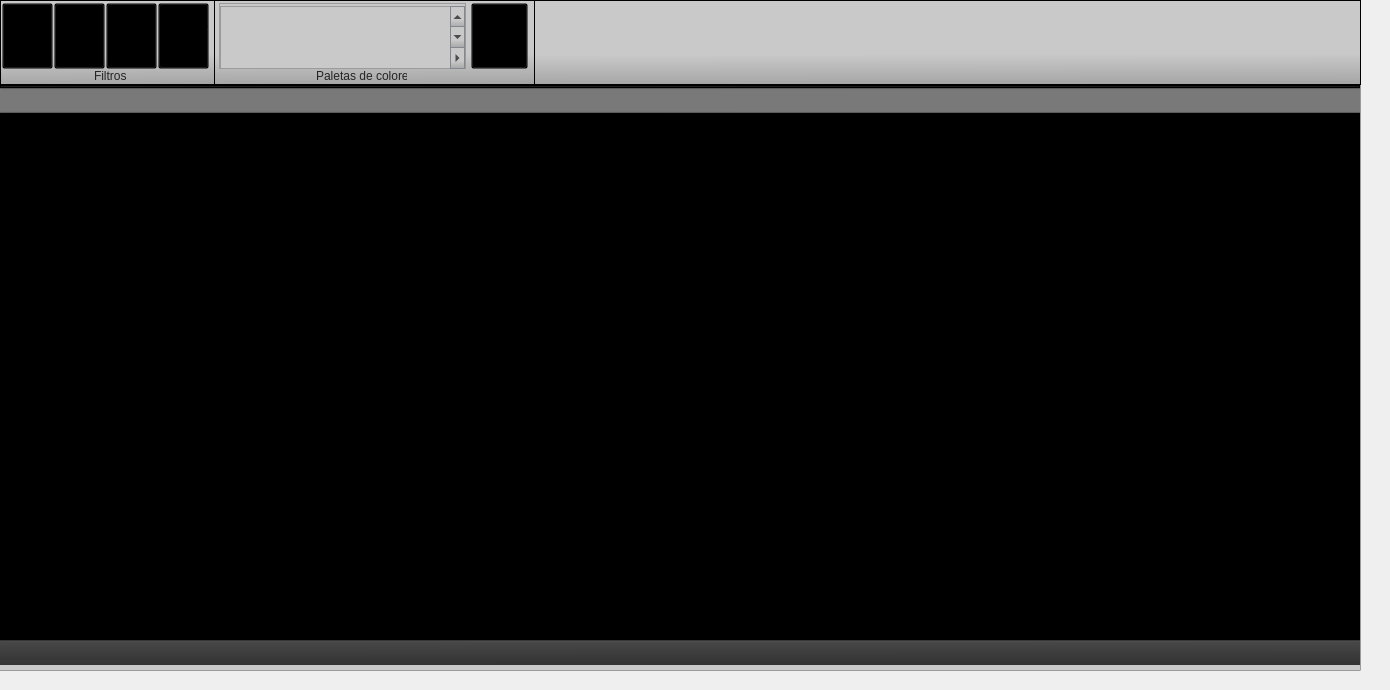
    <widget class="QWidget" name="tab_3">
     <attribute name="title">
      <string>    Filtros    </string>
     </attribute>
     <widget class="QFrame" name="frame_5">
      <property name="geometry">
       <rect>
        <x>-20</x>
        <y>-10</y>
        <width>1381</width>
        <height>681</height>
       </rect>
      </property>
      <property name="styleSheet">
       <string notr="true">background-color: rgb(201, 201, 201);</string>
      </property>
      <property name="frameShape">
       <enum>QFrame::StyledPanel</enum>
      </property>
      <property name="frameShadow">
       <enum>QFrame::Raised</enum>
      </property>
      <widget class="QFrame" name="frame_57">
       <property name="geometry">
        <rect>
         <x>20</x>
         <y>10</y>
         <width>1361</width>
         <height>85</height>
        </rect>
       </property>
       <property name="styleSheet">
        <string notr="true">QFrame#frame_9{
	background-color: rgb(255, 0, 255);
}</string>
       </property>
       <property name="frameShape">
        <enum>QFrame::StyledPanel</enum>
       </property>
       <property name="frameShadow">
        <enum>QFrame::Raised</enum>
       </property>
       <widget class="QFrame" name="frame_58">
        <property name="geometry">
         <rect>
          <x>0</x>
          <y>0</y>
          <width>215</width>
          <height>85</height>
         </rect>
        </property>
        <property name="styleSheet">
         <string notr="true">QFrame#frame_58{
	background-color: qlineargradient(spread:pad, x1:0.506, y1:1, x2:0.499955, y2:0.636, stop:0 rgba(165, 165, 165, 255), stop:1 rgba(201, 201, 201, 255));
	border-bottom: 1px solid rgb(112, 112, 112);
	border-right: 1px solid qlineargradient(spread:pad, x1:0.494318, y1:1, x2:0.506, y2:0, stop:0 rgba(112, 112, 112, 255), stop:1 rgba(184, 184, 184, 255))
}</string>
        </property>
        <property name="frameShape">
         <enum>QFrame::StyledPanel</enum>
        </property>
        <property name="frameShadow">
         <enum>QFrame::Raised</enum>
        </property>
        <widget class="QLabel" name="label_24">
         <property name="geometry">
          <rect>
           <x>94</x>
           <y>68</y>
           <width>41</width>
           <height>16</height>
          </rect>
         </property>
         <property name="styleSheet">
          <string notr="true">QLabel{
	background-color: transparent;
	color: rgb(36, 36, 36)
}</string>
         </property>
         <property name="text">
          <string>Filtros</string>
         </property>
        </widget>
        <widget class="QFrame" name="frame_59">
         <property name="geometry">
          <rect>
           <x>2</x>
           <y>3</y>
           <width>51</width>
           <height>66</height>
          </rect>
         </property>
         <property name="styleSheet">
          <string notr="true">QFrame{
	background-color: transparent;
}

QToolButton{
	background-color: transparent;
	}

QToolButton:hover{
	background-color: qlineargradient(spread:reflect, x1:0.455273, y1:1, x2:0.460273, y2:0, stop:0 rgba(253, 247, 225, 255), stop:0.301136 rgba(252, 228, 137, 255), stop:0.829545 rgba(253, 235, 168, 255), stop:1 rgba(253, 238, 177, 255));
	border-top: 2px solid qlineargradient(spread:pad, x1:0.465909, y1:0, x2:0.465909, y2:1, stop:0 rgba(241, 202, 88, 255), stop:1 rgba(253, 249, 232, 255));
	border-right: 2px solid qlineargradient(spread:pad, x1:0.994318, y1:0.568, x2:0, y2:0.568, stop:0 rgba(241, 204, 84, 255), stop:1 rgba(253, 246, 221, 255));
	border-bottom: 2px solid qlineargradient(spread:pad, x1:0.471, y1:1, x2:0.494, y2:0, stop:0 rgba(244, 213, 73, 255), stop:1 rgba(253, 253, 235, 255));
	border-left: 2px solid qlineargradient(spread:pad, x1:0, y1:0.642, x2:1, y2:0.659, stop:0 rgba(242, 205, 83, 255), stop:1 rgba(253, 246, 223, 255));
	border-radius: 1.5ex;
}

QToolButton:checked{
	background-color: qlineargradient(spread:pad, x1:0.483, y1:1, x2:0.477, y2:0.426, stop:0 rgba(254, 226, 135, 255), stop:1 rgba(250, 214, 121, 255));
	border-top: 2px solid qlineargradient(spread:pad, x1:0.5, y1:0, x2:0.517, y2:1, stop:0 rgba(194, 118, 43, 255), stop:1 rgba(246, 200, 103, 255));
	border-right: 2px solid qlineargradient(spread:pad, x1:1, y1:0.557, x2:0, y2:0.563, stop:0 rgba(194, 128, 50, 255), stop:1 rgba(248, 208, 113, 255));
	border-bottom: 2px solid qlineargradient(spread:pad, x1:0.449, y1:1, x2:0.449, y2:0, stop:0 rgba(194, 158, 71, 255), stop:1 rgba(250, 215, 122, 255));
	border-left: 2px solid qlineargradient(spread:pad, x1:0, y1:0.545455, x2:1, y2:0.54, stop:0 rgba(194, 132, 53, 255), stop:1 rgba(248, 209, 114, 255));
	border-radius: 1.5ex;
}

</string>
         </property>
         <property name="frameShape">
          <enum>QFrame::StyledPanel</enum>
         </property>
         <property name="frameShadow">
          <enum>QFrame::Raised</enum>
         </property>
         <property name="checkable" stdset="0">
          <bool>false</bool>
         </property>
         <widget class="QToolButton" name="toolButton_21">
          <property name="geometry">
           <rect>
            <x>0</x>
            <y>0</y>
            <width>51</width>
            <height>66</height>
           </rect>
          </property>
          <property name="styleSheet">
           <string notr="true"/>
          </property>
          <property name="text">
           <string>Paso
bajo</string>
          </property>
          <property name="icon">
           <iconset resource="resources.qrc">
            <normaloff>:/Visor/assets/visor/paso_bajo.png</normaloff>:/Visor/assets/visor/paso_bajo.png</iconset>
          </property>
          <property name="iconSize">
           <size>
            <width>39</width>
            <height>39</height>
           </size>
          </property>
          <property name="toolButtonStyle">
           <enum>Qt::ToolButtonTextUnderIcon</enum>
          </property>
         </widget>
        </widget>
        <widget class="QFrame" name="frame_60">
         <property name="geometry">
          <rect>
           <x>54</x>
           <y>3</y>
           <width>51</width>
           <height>66</height>
          </rect>
         </property>
         <property name="styleSheet">
          <string notr="true">QFrame{
	background-color: transparent;
}

QToolButton{
	background-color: transparent;
	}

QToolButton:hover{
	background-color: qlineargradient(spread:reflect, x1:0.455273, y1:1, x2:0.460273, y2:0, stop:0 rgba(253, 247, 225, 255), stop:0.301136 rgba(252, 228, 137, 255), stop:0.829545 rgba(253, 235, 168, 255), stop:1 rgba(253, 238, 177, 255));
	border-top: 2px solid qlineargradient(spread:pad, x1:0.465909, y1:0, x2:0.465909, y2:1, stop:0 rgba(241, 202, 88, 255), stop:1 rgba(253, 249, 232, 255));
	border-right: 2px solid qlineargradient(spread:pad, x1:0.994318, y1:0.568, x2:0, y2:0.568, stop:0 rgba(241, 204, 84, 255), stop:1 rgba(253, 246, 221, 255));
	border-bottom: 2px solid qlineargradient(spread:pad, x1:0.471, y1:1, x2:0.494, y2:0, stop:0 rgba(244, 213, 73, 255), stop:1 rgba(253, 253, 235, 255));
	border-left: 2px solid qlineargradient(spread:pad, x1:0, y1:0.642, x2:1, y2:0.659, stop:0 rgba(242, 205, 83, 255), stop:1 rgba(253, 246, 223, 255));
	border-radius: 1.5ex;
}

QToolButton:checked{
	background-color: qlineargradient(spread:pad, x1:0.483, y1:1, x2:0.477, y2:0.426, stop:0 rgba(254, 226, 135, 255), stop:1 rgba(250, 214, 121, 255));
	border-top: 2px solid qlineargradient(spread:pad, x1:0.5, y1:0, x2:0.517, y2:1, stop:0 rgba(194, 118, 43, 255), stop:1 rgba(246, 200, 103, 255));
	border-right: 2px solid qlineargradient(spread:pad, x1:1, y1:0.557, x2:0, y2:0.563, stop:0 rgba(194, 128, 50, 255), stop:1 rgba(248, 208, 113, 255));
	border-bottom: 2px solid qlineargradient(spread:pad, x1:0.449, y1:1, x2:0.449, y2:0, stop:0 rgba(194, 158, 71, 255), stop:1 rgba(250, 215, 122, 255));
	border-left: 2px solid qlineargradient(spread:pad, x1:0, y1:0.545455, x2:1, y2:0.54, stop:0 rgba(194, 132, 53, 255), stop:1 rgba(248, 209, 114, 255));
	border-radius: 1.5ex;
}

</string>
         </property>
         <property name="frameShape">
          <enum>QFrame::StyledPanel</enum>
         </property>
         <property name="frameShadow">
          <enum>QFrame::Raised</enum>
         </property>
         <widget class="QToolButton" name="toolButton_22">
          <property name="geometry">
           <rect>
            <x>0</x>
            <y>0</y>
            <width>51</width>
            <height>66</height>
           </rect>
          </property>
          <property name="font">
           <font>
            <pointsize>8</pointsize>
           </font>
          </property>
          <property name="text">
           <string>Paso
alto</string>
          </property>
          <property name="icon">
           <iconset resource="resources.qrc">
            <normaloff>:/Visor/assets/visor/paso_alto.png</normaloff>:/Visor/assets/visor/paso_alto.png</iconset>
          </property>
          <property name="iconSize">
           <size>
            <width>43</width>
            <height>51</height>
           </size>
          </property>
          <property name="toolButtonStyle">
           <enum>Qt::ToolButtonTextUnderIcon</enum>
          </property>
          <property name="autoRaise">
           <bool>false</bool>
          </property>
          <property name="arrowType">
           <enum>Qt::NoArrow</enum>
          </property>
         </widget>
        </widget>
        <widget class="QFrame" name="frame_61">
         <property name="geometry">
          <rect>
           <x>106</x>
           <y>3</y>
           <width>51</width>
           <height>66</height>
          </rect>
         </property>
         <property name="styleSheet">
          <string notr="true">QFrame{
	background-color: transparent;
}

QToolButton{
	background-color: transparent;
	}

QToolButton:hover{
	background-color: qlineargradient(spread:reflect, x1:0.455273, y1:1, x2:0.460273, y2:0, stop:0 rgba(253, 247, 225, 255), stop:0.301136 rgba(252, 228, 137, 255), stop:0.829545 rgba(253, 235, 168, 255), stop:1 rgba(253, 238, 177, 255));
	border-top: 2px solid qlineargradient(spread:pad, x1:0.465909, y1:0, x2:0.465909, y2:1, stop:0 rgba(241, 202, 88, 255), stop:1 rgba(253, 249, 232, 255));
	border-right: 2px solid qlineargradient(spread:pad, x1:0.994318, y1:0.568, x2:0, y2:0.568, stop:0 rgba(241, 204, 84, 255), stop:1 rgba(253, 246, 221, 255));
	border-bottom: 2px solid qlineargradient(spread:pad, x1:0.471, y1:1, x2:0.494, y2:0, stop:0 rgba(244, 213, 73, 255), stop:1 rgba(253, 253, 235, 255));
	border-left: 2px solid qlineargradient(spread:pad, x1:0, y1:0.642, x2:1, y2:0.659, stop:0 rgba(242, 205, 83, 255), stop:1 rgba(253, 246, 223, 255));
	border-radius: 1.5ex;
}

QToolButton:checked{
	background-color: qlineargradient(spread:pad, x1:0.483, y1:1, x2:0.477, y2:0.426, stop:0 rgba(254, 226, 135, 255), stop:1 rgba(250, 214, 121, 255));
	border-top: 2px solid qlineargradient(spread:pad, x1:0.5, y1:0, x2:0.517, y2:1, stop:0 rgba(194, 118, 43, 255), stop:1 rgba(246, 200, 103, 255));
	border-right: 2px solid qlineargradient(spread:pad, x1:1, y1:0.557, x2:0, y2:0.563, stop:0 rgba(194, 128, 50, 255), stop:1 rgba(248, 208, 113, 255));
	border-bottom: 2px solid qlineargradient(spread:pad, x1:0.449, y1:1, x2:0.449, y2:0, stop:0 rgba(194, 158, 71, 255), stop:1 rgba(250, 215, 122, 255));
	border-left: 2px solid qlineargradient(spread:pad, x1:0, y1:0.545455, x2:1, y2:0.54, stop:0 rgba(194, 132, 53, 255), stop:1 rgba(248, 209, 114, 255));
	border-radius: 1.5ex;
}

</string>
         </property>
         <property name="frameShape">
          <enum>QFrame::StyledPanel</enum>
         </property>
         <property name="frameShadow">
          <enum>QFrame::Raised</enum>
         </property>
         <widget class="QToolButton" name="toolButton_23">
          <property name="geometry">
           <rect>
            <x>0</x>
            <y>0</y>
            <width>51</width>
            <height>66</height>
           </rect>
          </property>
          <property name="text">
           <string>Invertir
colores</string>
          </property>
          <property name="icon">
           <iconset resource="resources.qrc">
            <normaloff>:/Visor/assets/visor/invertir_colores.png</normaloff>:/Visor/assets/visor/invertir_colores.png</iconset>
          </property>
          <property name="iconSize">
           <size>
            <width>42</width>
            <height>49</height>
           </size>
          </property>
          <property name="toolButtonStyle">
           <enum>Qt::ToolButtonTextUnderIcon</enum>
          </property>
         </widget>
        </widget>
        <widget class="QFrame" name="frame_68">
         <property name="geometry">
          <rect>
           <x>158</x>
           <y>3</y>
           <width>51</width>
           <height>66</height>
          </rect>
         </property>
         <property name="styleSheet">
          <string notr="true">QFrame{
	background-color: transparent;
}

QToolButton{
	background-color: transparent;
	}

QToolButton:hover{
	background-color: qlineargradient(spread:reflect, x1:0.455273, y1:1, x2:0.460273, y2:0, stop:0 rgba(253, 247, 225, 255), stop:0.301136 rgba(252, 228, 137, 255), stop:0.829545 rgba(253, 235, 168, 255), stop:1 rgba(253, 238, 177, 255));
	border-top: 2px solid qlineargradient(spread:pad, x1:0.465909, y1:0, x2:0.465909, y2:1, stop:0 rgba(241, 202, 88, 255), stop:1 rgba(253, 249, 232, 255));
	border-right: 2px solid qlineargradient(spread:pad, x1:0.994318, y1:0.568, x2:0, y2:0.568, stop:0 rgba(241, 204, 84, 255), stop:1 rgba(253, 246, 221, 255));
	border-bottom: 2px solid qlineargradient(spread:pad, x1:0.471, y1:1, x2:0.494, y2:0, stop:0 rgba(244, 213, 73, 255), stop:1 rgba(253, 253, 235, 255));
	border-left: 2px solid qlineargradient(spread:pad, x1:0, y1:0.642, x2:1, y2:0.659, stop:0 rgba(242, 205, 83, 255), stop:1 rgba(253, 246, 223, 255));
	border-radius: 1.5ex;
}

QToolButton:checked{
	background-color: qlineargradient(spread:pad, x1:0.483, y1:1, x2:0.477, y2:0.426, stop:0 rgba(254, 226, 135, 255), stop:1 rgba(250, 214, 121, 255));
	border-top: 2px solid qlineargradient(spread:pad, x1:0.5, y1:0, x2:0.517, y2:1, stop:0 rgba(194, 118, 43, 255), stop:1 rgba(246, 200, 103, 255));
	border-right: 2px solid qlineargradient(spread:pad, x1:1, y1:0.557, x2:0, y2:0.563, stop:0 rgba(194, 128, 50, 255), stop:1 rgba(248, 208, 113, 255));
	border-bottom: 2px solid qlineargradient(spread:pad, x1:0.449, y1:1, x2:0.449, y2:0, stop:0 rgba(194, 158, 71, 255), stop:1 rgba(250, 215, 122, 255));
	border-left: 2px solid qlineargradient(spread:pad, x1:0, y1:0.545455, x2:1, y2:0.54, stop:0 rgba(194, 132, 53, 255), stop:1 rgba(248, 209, 114, 255));
	border-radius: 1.5ex;
}

</string>
         </property>
         <property name="frameShape">
          <enum>QFrame::StyledPanel</enum>
         </property>
         <property name="frameShadow">
          <enum>QFrame::Raised</enum>
         </property>
         <widget class="QToolButton" name="toolButton_28">
          <property name="geometry">
           <rect>
            <x>0</x>
            <y>0</y>
            <width>51</width>
            <height>66</height>
           </rect>
          </property>
          <property name="text">
           <string>Resetear
filtros</string>
          </property>
          <property name="icon">
           <iconset resource="resources.qrc">
            <normaloff>:/Visor/assets/visor/resetear_filtros.png</normaloff>:/Visor/assets/visor/resetear_filtros.png</iconset>
          </property>
          <property name="iconSize">
           <size>
            <width>42</width>
            <height>49</height>
           </size>
          </property>
          <property name="toolButtonStyle">
           <enum>Qt::ToolButtonTextUnderIcon</enum>
          </property>
         </widget>
        </widget>
       </widget>
       <widget class="QFrame" name="frame_62">
        <property name="geometry">
         <rect>
          <x>214</x>
          <y>0</y>
          <width>321</width>
          <height>85</height>
         </rect>
        </property>
        <property name="styleSheet">
         <string notr="true">QFrame#frame_62{
	background-color: qlineargradient(spread:pad, x1:0.506, y1:1, x2:0.499955, y2:0.636, stop:0 rgba(165, 165, 165, 255), stop:1 rgba(201, 201, 201, 255));
	border-bottom: 1px solid rgb(112, 112, 112);
	border-right: 1px solid qlineargradient(spread:pad, x1:0.494318, y1:1, x2:0.506, y2:0, stop:0 rgba(112, 112, 112, 255), stop:1 rgba(184, 184, 184, 255))
}</string>
        </property>
        <property name="frameShape">
         <enum>QFrame::StyledPanel</enum>
        </property>
        <property name="frameShadow">
         <enum>QFrame::Raised</enum>
        </property>
        <widget class="QLabel" name="label_25">
         <property name="geometry">
          <rect>
           <x>102</x>
           <y>68</y>
           <width>91</width>
           <height>16</height>
          </rect>
         </property>
         <property name="styleSheet">
          <string notr="true">QLabel{
	background-color: transparent;
	color: rgb(36, 36, 36)
}</string>
         </property>
         <property name="text">
          <string>Paletas de colores</string>
         </property>
        </widget>
        <widget class="QFrame" name="frame_67">
         <property name="geometry">
          <rect>
           <x>257</x>
           <y>3</y>
           <width>57</width>
           <height>66</height>
          </rect>
         </property>
         <property name="styleSheet">
          <string notr="true">QFrame{
	background-color: transparent;
}

QToolButton{
	background-color: transparent;
	}

QToolButton:hover{
	background-color: qlineargradient(spread:reflect, x1:0.455273, y1:1, x2:0.460273, y2:0, stop:0 rgba(253, 247, 225, 255), stop:0.301136 rgba(252, 228, 137, 255), stop:0.829545 rgba(253, 235, 168, 255), stop:1 rgba(253, 238, 177, 255));
	border-top: 2px solid qlineargradient(spread:pad, x1:0.465909, y1:0, x2:0.465909, y2:1, stop:0 rgba(241, 202, 88, 255), stop:1 rgba(253, 249, 232, 255));
	border-right: 2px solid qlineargradient(spread:pad, x1:0.994318, y1:0.568, x2:0, y2:0.568, stop:0 rgba(241, 204, 84, 255), stop:1 rgba(253, 246, 221, 255));
	border-bottom: 2px solid qlineargradient(spread:pad, x1:0.471, y1:1, x2:0.494, y2:0, stop:0 rgba(244, 213, 73, 255), stop:1 rgba(253, 253, 235, 255));
	border-left: 2px solid qlineargradient(spread:pad, x1:0, y1:0.642, x2:1, y2:0.659, stop:0 rgba(242, 205, 83, 255), stop:1 rgba(253, 246, 223, 255));
	border-radius: 1.5ex;
}

QToolButton:checked{
	background-color: qlineargradient(spread:pad, x1:0.483, y1:1, x2:0.477, y2:0.426, stop:0 rgba(254, 226, 135, 255), stop:1 rgba(250, 214, 121, 255));
	border-top: 2px solid qlineargradient(spread:pad, x1:0.5, y1:0, x2:0.517, y2:1, stop:0 rgba(194, 118, 43, 255), stop:1 rgba(246, 200, 103, 255));
	border-right: 2px solid qlineargradient(spread:pad, x1:1, y1:0.557, x2:0, y2:0.563, stop:0 rgba(194, 128, 50, 255), stop:1 rgba(248, 208, 113, 255));
	border-bottom: 2px solid qlineargradient(spread:pad, x1:0.449, y1:1, x2:0.449, y2:0, stop:0 rgba(194, 158, 71, 255), stop:1 rgba(250, 215, 122, 255));
	border-left: 2px solid qlineargradient(spread:pad, x1:0, y1:0.545455, x2:1, y2:0.54, stop:0 rgba(194, 132, 53, 255), stop:1 rgba(248, 209, 114, 255));
	border-radius: 1.5ex;
}

</string>
         </property>
         <property name="frameShape">
          <enum>QFrame::StyledPanel</enum>
         </property>
         <property name="frameShadow">
          <enum>QFrame::Raised</enum>
         </property>
         <widget class="QToolButton" name="toolButton_27">
          <property name="geometry">
           <rect>
            <x>0</x>
            <y>0</y>
            <width>57</width>
            <height>66</height>
           </rect>
          </property>
          <property name="text">
           <string>Resetear
paleta</string>
          </property>
          <property name="icon">
           <iconset resource="resources.qrc">
            <normaloff>:/Visor/assets/visor/resetear_filtros.png</normaloff>:/Visor/assets/visor/resetear_filtros.png</iconset>
          </property>
          <property name="iconSize">
           <size>
            <width>42</width>
            <height>41</height>
           </size>
          </property>
          <property name="toolButtonStyle">
           <enum>Qt::ToolButtonTextUnderIcon</enum>
          </property>
         </widget>
        </widget>
        <widget class="QFrame" name="frame_8">
         <property name="geometry">
          <rect>
           <x>5</x>
           <y>3</y>
           <width>247</width>
           <height>66</height>
          </rect>
         </property>
         <property name="frameShape">
          <enum>QFrame::StyledPanel</enum>
         </property>
         <property name="frameShadow">
          <enum>QFrame::Raised</enum>
         </property>
         <widget class="QTableWidget" name="tableWidget">
          <property name="geometry">
           <rect>
            <x>1</x>
            <y>3</y>
            <width>231</width>
            <height>63</height>
           </rect>
          </property>
         </widget>
         <widget class="QToolButton" name="toolButton_24">
          <property name="geometry">
           <rect>
            <x>231</x>
            <y>3</y>
            <width>15</width>
            <height>22</height>
           </rect>
          </property>
          <property name="styleSheet">
           <string notr="true">border:1px solid rgb(130, 135, 144);
background-color: qlineargradient(spread:pad, x1:0.506, y1:1, x2:0.499955, y2:0.636, stop:0 rgba(165, 165, 165, 255), stop:1 rgba(201, 201, 201, 255));
</string>
          </property>
          <property name="text">
           <string>...</string>
          </property>
          <property name="iconSize">
           <size>
            <width>9</width>
            <height>7</height>
           </size>
          </property>
          <property name="arrowType">
           <enum>Qt::UpArrow</enum>
          </property>
         </widget>
         <widget class="QToolButton" name="toolButton_25">
          <property name="geometry">
           <rect>
            <x>231</x>
            <y>23</y>
            <width>15</width>
            <height>22</height>
           </rect>
          </property>
          <property name="styleSheet">
           <string notr="true">border:1px solid rgb(130, 135, 144);
background-color: qlineargradient(spread:pad, x1:0.506, y1:1, x2:0.499955, y2:0.636, stop:0 rgba(165, 165, 165, 255), stop:1 rgba(201, 201, 201, 255));
</string>
          </property>
          <property name="text">
           <string>...</string>
          </property>
          <property name="iconSize">
           <size>
            <width>5</width>
            <height>2</height>
           </size>
          </property>
          <property name="arrowType">
           <enum>Qt::DownArrow</enum>
          </property>
         </widget>
         <widget class="QToolButton" name="toolButton_26">
          <property name="geometry">
           <rect>
            <x>231</x>
            <y>44</y>
            <width>15</width>
            <height>22</height>
           </rect>
          </property>
          <property name="styleSheet">
           <string notr="true">border:1px solid rgb(130, 135, 144);
background-color: qlineargradient(spread:pad, x1:0.506, y1:1, x2:0.499955, y2:0.636, stop:0 rgba(165, 165, 165, 255), stop:1 rgba(201, 201, 201, 255));
</string>
          </property>
          <property name="text">
           <string>...</string>
          </property>
          <property name="iconSize">
           <size>
            <width>9</width>
            <height>7</height>
           </size>
          </property>
          <property name="arrowType">
           <enum>Qt::RightArrow</enum>
          </property>
         </widget>
        </widget>
       </widget>
       <widget class="QFrame" name="frame_78">
        <property name="geometry">
         <rect>
          <x>530</x>
          <y>0</y>
          <width>831</width>
          <height>85</height>
         </rect>
        </property>
        <property name="styleSheet">
         <string notr="true">QFrame#frame_78{
	background-color: qlineargradient(spread:pad, x1:0.506, y1:1, x2:0.499955, y2:0.636, stop:0 rgba(165, 165, 165, 255), stop:1 rgba(201, 201, 201, 255));
	border-bottom: 1px solid rgb(112, 112, 112);
}</string>
        </property>
        <property name="frameShape">
         <enum>QFrame::StyledPanel</enum>
        </property>
        <property name="frameShadow">
         <enum>QFrame::Raised</enum>
        </property>
       </widget>
       <zorder>frame_78</zorder>
       <zorder>frame_62</zorder>
       <zorder>frame_58</zorder>
      </widget>
      <widget class="QFrame" name="frame_127">
       <property name="geometry">
        <rect>
         <x>20</x>
         <y>95</y>
         <width>1361</width>
         <height>561</height>
        </rect>
       </property>
       <property name="frameShape">
        <enum>QFrame::StyledPanel</enum>
       </property>
       <property name="frameShadow">
        <enum>QFrame::Raised</enum>
       </property>
       <widget class="QFrame" name="frame_129">
        <property name="geometry">
         <rect>
          <x>0</x>
          <y>0</y>
          <width>1360</width>
          <height>3</height>
         </rect>
        </property>
        <property name="styleSheet">
         <string notr="true">background-color: qlineargradient(spread:pad, x1:0.511364, y1:1, x2:0.489, y2:0, stop:0 rgba(21, 21, 21, 255), stop:1 rgba(36, 36, 36, 255));</string>
        </property>
        <property name="frameShape">
         <enum>QFrame::StyledPanel</enum>
        </property>
        <property name="frameShadow">
         <enum>QFrame::Raised</enum>
        </property>
       </widget>
       <widget class="QFrame" name="frame_130">
        <property name="geometry">
         <rect>
          <x>0</x>
          <y>3</y>
          <width>1360</width>
          <height>25</height>
         </rect>
        </property>
        <property name="styleSheet">
         <string notr="true">border-top: 2px solid qlineargradient(spread:pad, x1:0.494, y1:0, x2:0.5, y2:1, stop:0 rgba(78, 78, 78, 255), stop:1 rgba(132, 132, 132, 255));
border-bottom: 2px solid qlineargradient(spread:pad, x1:0.465909, y1:1, x2:0.477273, y2:0, stop:0 rgba(78, 78, 78, 255), stop:1 rgba(132, 132, 132, 255));
background-color: rgb(121, 121, 121);</string>
        </property>
        <property name="frameShape">
         <enum>QFrame::StyledPanel</enum>
        </property>
        <property name="frameShadow">
         <enum>QFrame::Raised</enum>
        </property>
       </widget>
       <widget class="QFrame" name="frame_131">
        <property name="geometry">
         <rect>
          <x>0</x>
          <y>28</y>
          <width>1360</width>
          <height>531</height>
         </rect>
        </property>
        <property name="styleSheet">
         <string notr="true">background-color: rgb(0, 0, 0);</string>
        </property>
        <property name="frameShape">
         <enum>QFrame::StyledPanel</enum>
        </property>
        <property name="frameShadow">
         <enum>QFrame::Raised</enum>
        </property>
       </widget>
      </widget>
      <widget class="QFrame" name="frame_132">
       <property name="geometry">
        <rect>
         <x>20</x>
         <y>650</y>
         <width>1360</width>
         <height>25</height>
        </rect>
       </property>
       <property name="styleSheet">
        <string notr="true">border-top: 2px solid qlineargradient(spread:pad, x1:0.477273, y1:0, x2:0.534091, y2:1, stop:0 rgba(44, 44, 44, 255), stop:1 rgba(88, 88, 88, 255));
background-color: qlineargradient(spread:pad, x1:0.517, y1:1, x2:0.489, y2:0, stop:0 rgba(50, 50, 50, 255), stop:1 rgba(73, 73, 73, 255));</string>
       </property>
       <property name="frameShape">
        <enum>QFrame::StyledPanel</enum>
       </property>
       <property name="frameShadow">
        <enum>QFrame::Raised</enum>
       </property>
      </widget>
     </widget>
    </widget>
